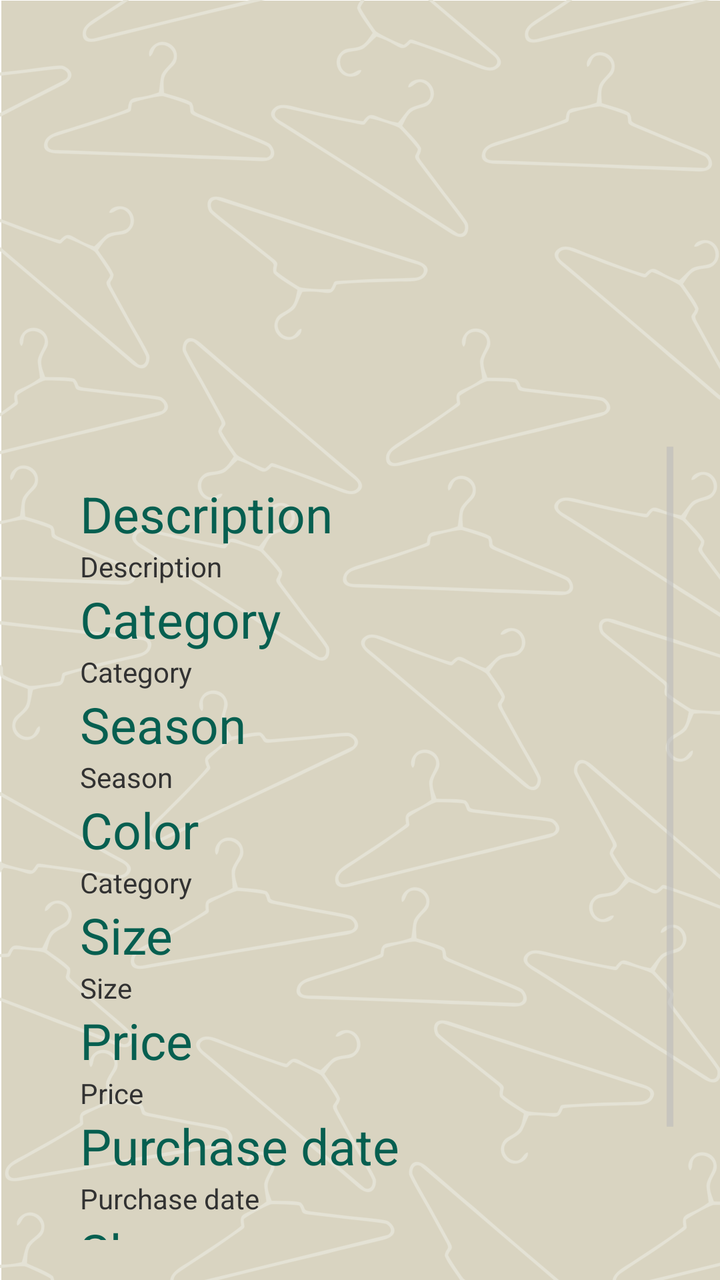
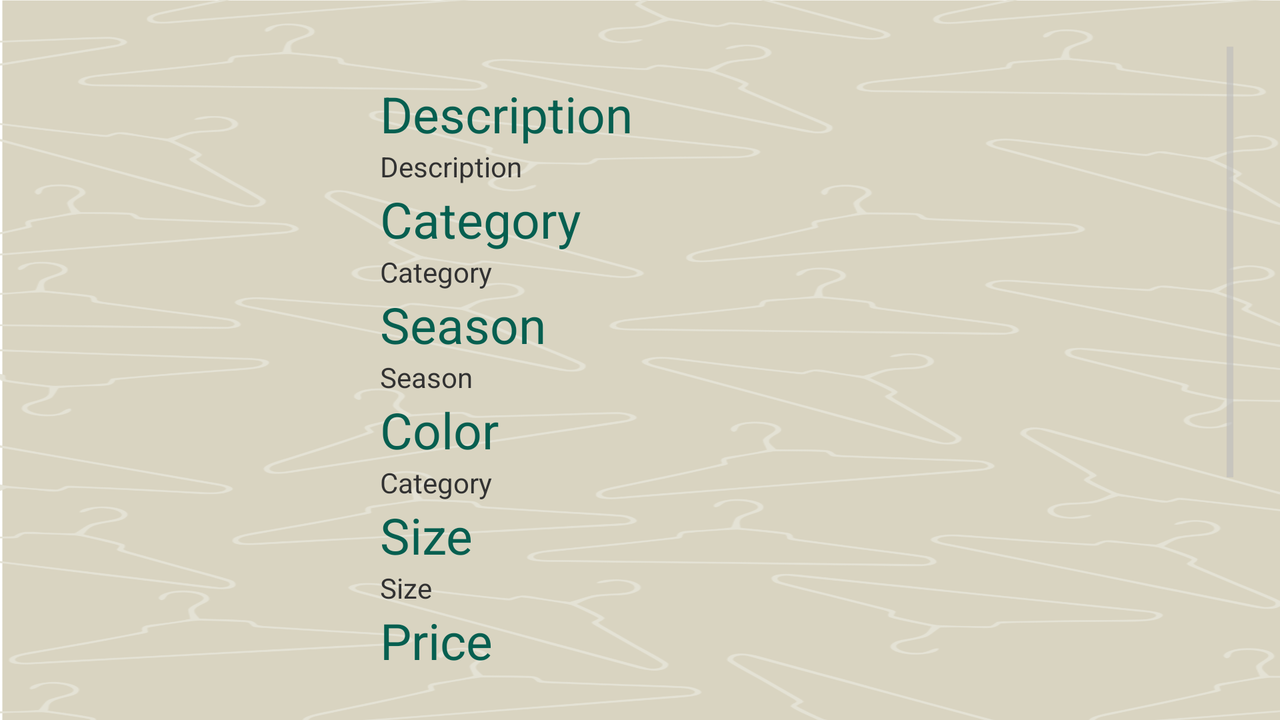

An Android layout and its configuration variant, each rendered on a device that would load it. The default file and the variant file are quoted in full after the pictures.
<!-- AndroidManifest.xml: application theme AppTheme -->
<!-- res/layout/activity_ac_item_detail.xml -->
<LinearLayout xmlns:android="http://schemas.android.com/apk/res/android"
    xmlns:tools="http://schemas.android.com/tools"

    android:layout_width="match_parent"
    android:layout_height="match_parent"
    android:orientation="vertical"
    android:padding="20dp"
    android:background="@drawable/background">


    <ImageButton
        android:id="@+id/imgItem"
        android:layout_width="150dp"
        android:layout_height="200dp"
        android:layout_gravity="center_horizontal"
        android:background="@android:color/transparent"
        android:scaleType="fitCenter" />

    <ScrollView
        android:id="@+id/scrollView4"
        android:layout_width="match_parent"
        android:layout_height="match_parent">

        <LinearLayout
            android:id="@+id/etxtDesc"
            android:layout_width="match_parent"
            android:layout_height="match_parent"
            android:orientation="vertical"
            android:padding="20dp">

            <TextView
                android:id="@+id/txtDesc"
                style="@style/text_color"
                android:layout_width="wrap_content"
                android:layout_height="wrap_content"
                android:text="@string/txt_desc"
                android:textAppearance="?android:attr/textAppearanceMedium" />

            <TextView
                android:id="@+id/txtDesc2"
                android:layout_width="wrap_content"
                android:layout_height="wrap_content"
                android:text="@string/txt_desc" />

            <TextView
                android:id="@+id/txtCat"
                style="@style/text_color"
                android:layout_width="wrap_content"
                android:layout_height="wrap_content"
                android:text="@string/txt_cat"
                android:textAppearance="?android:attr/textAppearanceMedium" />

            <TextView
                android:id="@+id/txtCat2"
                android:layout_width="wrap_content"
                android:layout_height="wrap_content"
                android:text="@string/txt_cat" />

            <TextView
                android:id="@+id/txtSeason"
                style="@style/text_color"
                android:layout_width="wrap_content"
                android:layout_height="wrap_content"
                android:text="@string/txt_season"
                android:textAppearance="?android:attr/textAppearanceMedium" />

            <TextView
                android:id="@+id/txtSeason2"
                android:layout_width="wrap_content"
                android:layout_height="wrap_content"
                android:text="@string/txt_season" />

            <TextView
                android:id="@+id/txtColor"
                style="@style/text_color"
                android:layout_width="wrap_content"
                android:layout_height="wrap_content"
                android:text="@string/txt_color"
                android:textAppearance="?android:attr/textAppearanceMedium" />

            <TextView
                android:id="@+id/txtColor2"
                android:layout_width="wrap_content"
                android:layout_height="wrap_content"
                android:text="@string/txt_cat" />

            <TextView
                android:id="@+id/txtSize"
                style="@style/text_color"
                android:layout_width="wrap_content"
                android:layout_height="wrap_content"
                android:text="@string/txt_size"
                android:textAppearance="?android:attr/textAppearanceMedium" />

            <TextView
                android:id="@+id/txtSize2"
                android:layout_width="wrap_content"
                android:layout_height="wrap_content"
                android:text="@string/txt_size" />

            <TextView
                android:id="@+id/txtPrice"
                style="@style/text_color"
                android:layout_width="wrap_content"
                android:layout_height="wrap_content"
                android:text="@string/txt_price"
                android:textAppearance="?android:attr/textAppearanceMedium" />

            <TextView
                android:id="@+id/txtPrice2"
                android:layout_width="wrap_content"
                android:layout_height="wrap_content"
                android:text="@string/txt_price" />

            <TextView
                android:id="@+id/txtWhen"
                style="@style/text_color"
                android:layout_width="wrap_content"
                android:layout_height="wrap_content"
                android:text="@string/txt_when_buy"
                android:textAppearance="?android:attr/textAppearanceMedium" />

            <TextView
                android:id="@+id/txtWhen2"
                android:layout_width="wrap_content"
                android:layout_height="wrap_content"
                android:text="@string/txt_when_buy" />

            <TextView
                android:id="@+id/txtWhere"
                style="@style/text_color"
                android:layout_width="wrap_content"
                android:layout_height="wrap_content"
                android:text="@string/txt_where_buy"
                android:textAppearance="?android:attr/textAppearanceMedium" />

            <TextView
                android:id="@+id/txtWhere2"
                android:layout_width="wrap_content"
                android:layout_height="wrap_content"
                android:text="@string/txt_where_buy" />
        </LinearLayout>

    </ScrollView>
</LinearLayout>
<!-- resources referenced by this layout -->
<resources>
  <!-- drawable background: jpg bitmap (drawable-hdpi, 26650 bytes) -->
  <string name="txt_cat">Category</string>
  <string name="txt_color">Color</string>
  <string name="txt_desc">Description</string>
  <string name="txt_price">Price</string>
  <string name="txt_season">Season</string>
  <string name="txt_size">Size</string>
  <string name="txt_when_buy">Purchase date</string>
  <string name="txt_where_buy">Shop</string>
  <style name="text_color">
          <item name="android:textColor">@color/main</item>
          
          <item name="android:textSize">25dp</item>
          
      </style>
  <style name="AppTheme" parent="android:Theme.Holo.Light.DarkActionBar">
          
          <item name="android:actionBarStyle">@style/MyActionBar</item>
          <item name="android:editTextStyle">@style/EditTextStyle</item>
  
      </style>
  <color name="main">#065F50</color>
  <style name="MyActionBar" parent="@android:style/Widget.Holo.Light.ActionBar">
          <item name="android:background">@color/main</item>
          <item name="android:titleTextStyle">@style/MyTheme.ActionBar.TitleTextStyle</item>
      </style>
  <style name="EditTextStyle" parent="@android:style/Widget.Holo.Light.EditText">
  
          <item name="android:colorFocusedHighlight">#f00</item>
          <item name="android:colorActivatedHighlight">#f00</item>
          <item name="android:editTextColor">#f00</item>
          <item name="android:color">#f00</item>
  
      </style>
  <style name="MyTheme.ActionBar.TitleTextStyle" parent="@android:style/TextAppearance.Holo.Widget.ActionBar.Title">
          <item name="android:textColor">@color/main_text</item>
      </style>
  <color name="main_text">#fff</color>
</resources>
<!-- res/layout-land/activity_ac_item_detail.xml (the repository's variant of the layout above) -->
<!-- drawn on the phone turned sideways -->
<LinearLayout xmlns:android="http://schemas.android.com/apk/res/android"
    xmlns:tools="http://schemas.android.com/tools"

    android:layout_width="match_parent"
    android:layout_height="match_parent"
    android:orientation="horizontal"
    android:padding="20dp"
    android:background="@drawable/background">


    <ImageButton
        android:id="@+id/imgItem"
        android:layout_width="150dp"
        android:layout_height="200dp"
        android:layout_gravity="center_vertical"
        android:background="@android:color/transparent"
        android:scaleType="fitCenter" />

    <ScrollView
        android:id="@+id/scrollView4"
        android:layout_width="match_parent"
        android:layout_height="match_parent">

        <LinearLayout
            android:id="@+id/etxtDesc"
            android:layout_width="match_parent"
            android:layout_height="match_parent"
            android:orientation="vertical"
            android:padding="20dp">

            <TextView
                android:id="@+id/txtDesc"
                style="@style/text_color"
                android:layout_width="wrap_content"
                android:layout_height="wrap_content"
                android:text="@string/txt_desc"
                android:textAppearance="?android:attr/textAppearanceMedium" />

            <TextView
                android:id="@+id/txtDesc2"
                android:layout_width="wrap_content"
                android:layout_height="wrap_content"
                android:text="@string/txt_desc" />

            <TextView
                android:id="@+id/txtCat"
                style="@style/text_color"
                android:layout_width="wrap_content"
                android:layout_height="wrap_content"
                android:text="@string/txt_cat"
                android:textAppearance="?android:attr/textAppearanceMedium" />

            <TextView
                android:id="@+id/txtCat2"
                android:layout_width="wrap_content"
                android:layout_height="wrap_content"
                android:text="@string/txt_cat" />

            <TextView
                android:id="@+id/txtSeason"
                style="@style/text_color"
                android:layout_width="wrap_content"
                android:layout_height="wrap_content"
                android:text="@string/txt_season"
                android:textAppearance="?android:attr/textAppearanceMedium" />

            <TextView
                android:id="@+id/txtSeason2"
                android:layout_width="wrap_content"
                android:layout_height="wrap_content"
                android:text="@string/txt_season" />

            <TextView
                android:id="@+id/txtColor"
                style="@style/text_color"
                android:layout_width="wrap_content"
                android:layout_height="wrap_content"
                android:text="@string/txt_color"
                android:textAppearance="?android:attr/textAppearanceMedium" />

            <TextView
                android:id="@+id/txtColor2"
                android:layout_width="wrap_content"
                android:layout_height="wrap_content"
                android:text="@string/txt_cat" />

            <TextView
                android:id="@+id/txtSize"
                style="@style/text_color"
                android:layout_width="wrap_content"
                android:layout_height="wrap_content"
                android:text="@string/txt_size"
                android:textAppearance="?android:attr/textAppearanceMedium" />

            <TextView
                android:id="@+id/txtSize2"
                android:layout_width="wrap_content"
                android:layout_height="wrap_content"
                android:text="@string/txt_size" />

            <TextView
                android:id="@+id/txtPrice"
                style="@style/text_color"
                android:layout_width="wrap_content"
                android:layout_height="wrap_content"
                android:text="@string/txt_price"
                android:textAppearance="?android:attr/textAppearanceMedium" />

            <TextView
                android:id="@+id/txtPrice2"
                android:layout_width="wrap_content"
                android:layout_height="wrap_content"
                android:text="@string/txt_price" />

            <TextView
                android:id="@+id/txtWhen"
                style="@style/text_color"
                android:layout_width="wrap_content"
                android:layout_height="wrap_content"
                android:text="@string/txt_when_buy"
                android:textAppearance="?android:attr/textAppearanceMedium" />

            <TextView
                android:id="@+id/txtWhen2"
                android:layout_width="wrap_content"
                android:layout_height="wrap_content"
                android:text="@string/txt_when_buy" />

            <TextView
                android:id="@+id/txtWhere"
                style="@style/text_color"
                android:layout_width="wrap_content"
                android:layout_height="wrap_content"
                android:text="@string/txt_where_buy"
                android:textAppearance="?android:attr/textAppearanceMedium" />

            <TextView
                android:id="@+id/txtWhere2"
                android:layout_width="wrap_content"
                android:layout_height="wrap_content"
                android:text="@string/txt_where_buy" />
        </LinearLayout>

    </ScrollView>
</LinearLayout>
